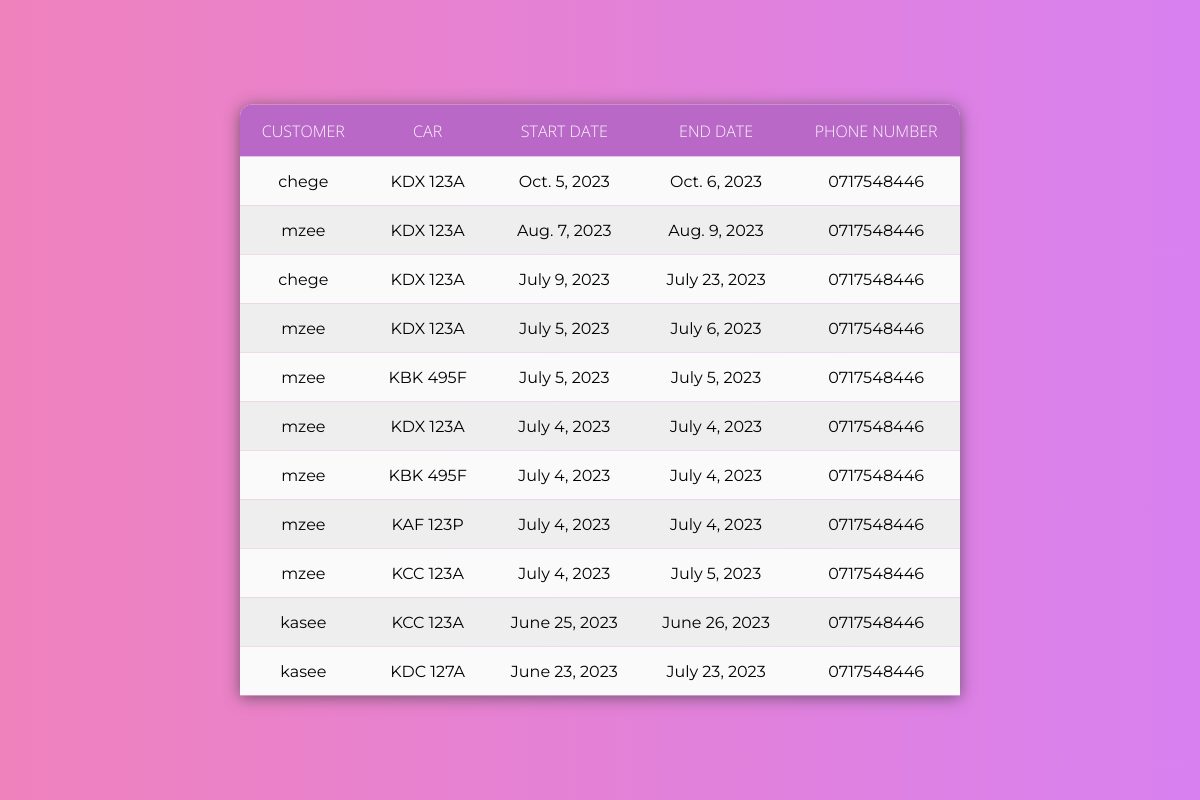
/Owner/owner_approved_requests/, run on an earlier commit of the app's database.
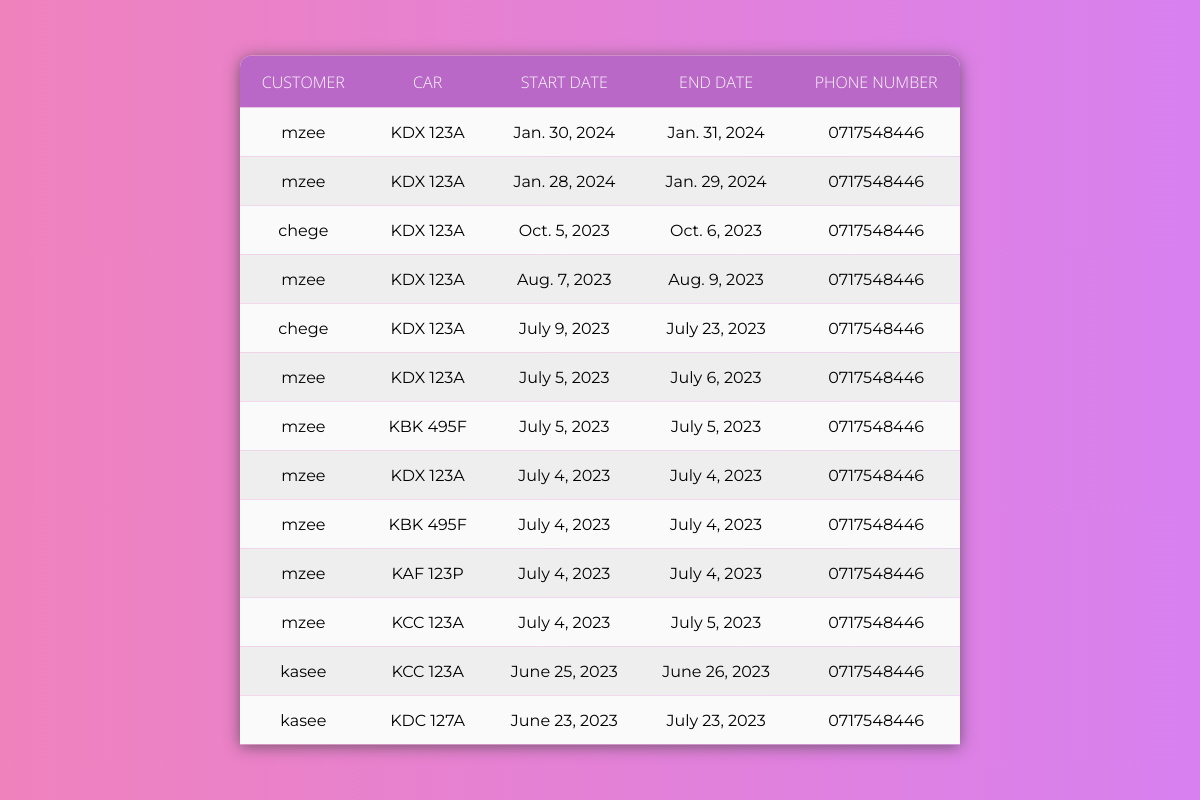
And on a later commit of the database.
### Hire/models.py (models this page shows)
class Hire(models.Model):
    customer = models.ForeignKey(User, on_delete=models.CASCADE)
    car = models.ForeignKey(Car, on_delete=models.CASCADE, null=True)
    from_destination = models.CharField(max_length=20, null="True", validators=[
        RegexValidator("^([a-zA-Z])[a-zA-Z'\d ]+$", message='Must be a valid name of a place')])
    to_destination = models.CharField(max_length=20, null=True, validators=[
        RegexValidator("^([a-zA-Z])[a-zA-Z'\d ]+$", message='Must be a valid name of a place')])
    start_date = models.DateField(
        validators=[MinValueValidator(datetime.date.today(), "Start date can not be less than today")])
    end_date = models.DateField(
        validators=[MinValueValidator(datetime.date.today(), "Start date can not be less than today")])
    phone_no = models.CharField(max_length=20, null="True",
                                validators=[RegexValidator('^(0)([127])(\d){8}$', message='Invalid phone numbers')])
    is_approved = models.BooleanField(default=False)
    is_rejected = models.BooleanField(default=False)

### accounts/models.py (models this page shows)
class User(AbstractUser):
    name = models.CharField(max_length=200, null=True) #attribute name defined
    email = models.EmailField(unique=True,null=True)

### Owner/models.py (models this page shows, shortened)
class Car(models.Model):
    owner = models.ForeignKey(User, null=True, on_delete=models.CASCADE)
    reg_no = models.CharField(max_length=20, unique=True, validators=[
        RegexValidator('^(K)([ABCDEFGHJKLMNPQRSTUVWXYZ]){2}( ){1}(\d){3}([ABCDEFGHJKLMNPQRSTUVWXYZ])$',
                       message="Invalid Number Plate")])
    image = models.ImageField(upload_to='car_images/')
    description = models.TextField(null=True, blank=True)
    phone_no = models.CharField(max_length=20, unique=True,
                                validators=[RegexValidator('^(0)([127])(\d){8}$', message='Invalid phone numbers')])
    updated = models.DateTimeField(auto_now = True , null=True)
    created = models.DateTimeField(auto_now_add=True, null= True)
    class Meta:
       ordering = ['-updated', '-created']  # Order by updated field in descending order and then by created field in descending order

### Owner/views.py (the view)
# urls.py: path('owner_approved_requests/', views.approved, name='approved'),
def approved(request):
    approved_hires = Hire.objects.filter(is_approved=True).order_by('-start_date')
    context = {
        'approved_hires': approved_hires
    }
    return render(request, 'Owner/approved.html', context)

### Owner/templates/Owner/approved.html (shortened to what this page needs)
<!DOCTYPE html>
<!-- {% load static %}
<!DOCTYPE html>
{% load static %}
<html lang="en">
<head>
    <link rel="stylesheet" href="{% static 'styles/tables.css' %}">
</head>
<body>
    {% if approved_hires %}
    <div class="filter"></div>
    <table>
        <thead>
            <tr>
                <th>Customer</th>
                <th>Car</th>
                <th>Start Date</th>
                <th>End Date</th>
                <th>Phone Number</th>
            </tr>
        </thead>
        <tbody>
            {% for hire in approved_hires %}
                <tr>
                    <td>{{ hire.customer.username }}</td>
                    <td>{{ hire.car.reg_no }}</td>
                    <td>{{ hire.start_date }}</td>
                    <td>{{ hire.end_date }}</td>
                    <td>{{ hire.phone_no }}</td>
                </tr>
            {% endfor %}
        </tbody>
    </table>
    {% else %}
    <p>No approved hire requests found.</p>
    {% endif %}
</body>
</html>

What changed in the data, as far as the page shows it:
added Hire: customer.username "mzee", car.reg_no "KDX 123A", start_date "Jan. 30, 2024", end_date "Jan. 31, 2024", phone_no "0717548446"
added Hire: customer.username "mzee", car.reg_no "KDX 123A", start_date "Jan. 28, 2024", end_date "Jan. 29, 2024", phone_no "0717548446"
